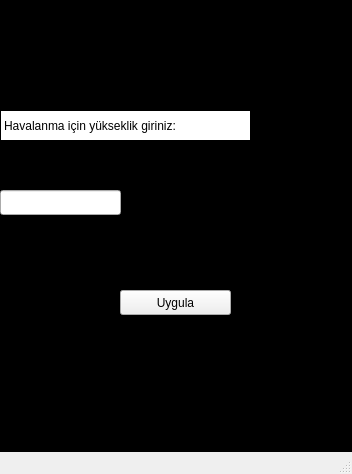
<?xml version="1.0" encoding="UTF-8"?>
<ui version="4.0">
 <class>havalanma</class>
 <widget class="QMainWindow" name="havalanma">
  <property name="geometry">
   <rect>
    <x>0</x>
    <y>0</y>
    <width>352</width>
    <height>474</height>
   </rect>
  </property>
  <property name="windowTitle">
   <string>MainWindow</string>
  </property>
  <property name="styleSheet">
   <string notr="true">#centralwidget{
background-color: rgb(0, 0, 0);}</string>
  </property>
  <widget class="QWidget" name="centralwidget">
   <widget class="QLabel" name="label">
    <property name="geometry">
     <rect>
      <x>0</x>
      <y>110</y>
      <width>251</width>
      <height>31</height>
     </rect>
    </property>
    <property name="styleSheet">
     <string notr="true">background-color: rgb(255, 255, 255);</string>
    </property>
    <property name="frameShape">
     <enum>QFrame::Box</enum>
    </property>
    <property name="text">
     <string>Havalanma için yükseklik giriniz: </string>
    </property>
   </widget>
   <widget class="QLineEdit" name="lineEdit">
    <property name="geometry">
     <rect>
      <x>0</x>
      <y>190</y>
      <width>121</width>
      <height>25</height>
     </rect>
    </property>
   </widget>
   <widget class="QPushButton" name="pushButton">
    <property name="geometry">
     <rect>
      <x>120</x>
      <y>290</y>
      <width>111</width>
      <height>25</height>
     </rect>
    </property>
    <property name="text">
     <string>Uygula</string>
    </property>
   </widget>
  </widget>
  <widget class="QMenuBar" name="menubar">
   <property name="geometry">
    <rect>
     <x>0</x>
     <y>0</y>
     <width>352</width>
     <height>22</height>
    </rect>
   </property>
  </widget>
  <widget class="QStatusBar" name="statusbar"/>
 </widget>
 <resources/>
 <connections/>
</ui>
